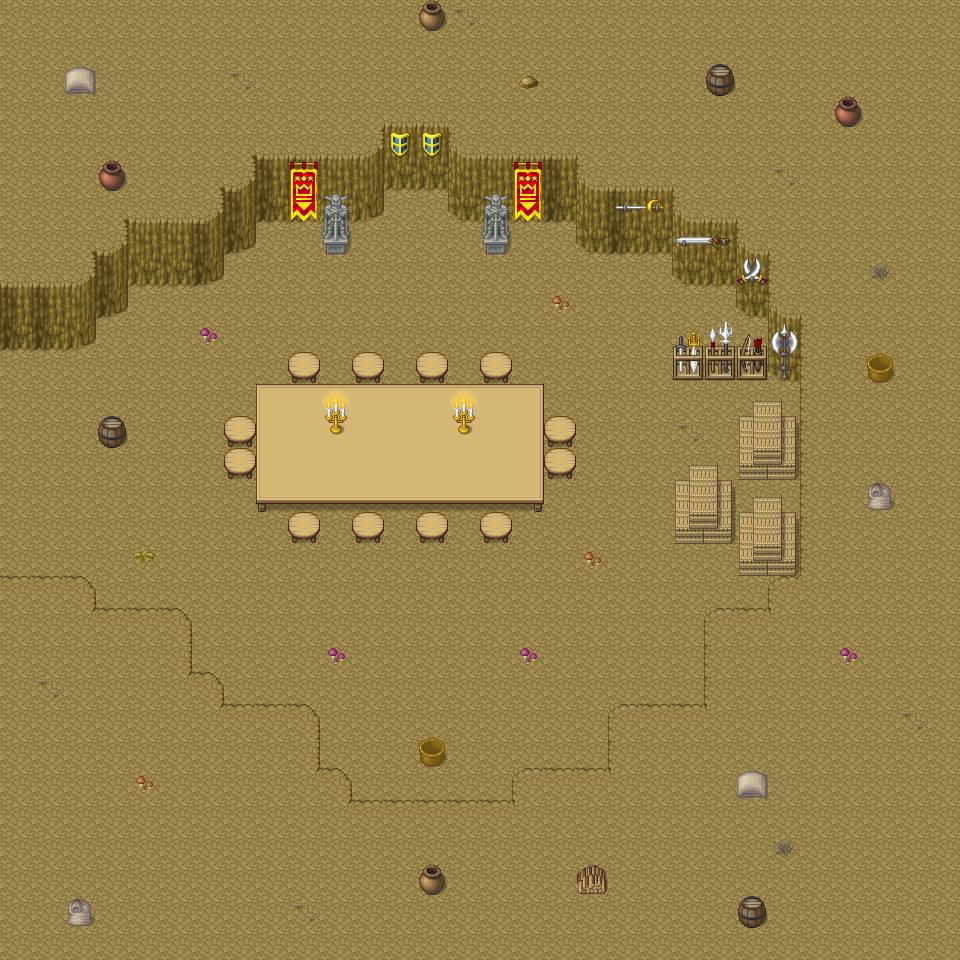

This is a level from a 2D game, rendered from its Tiled map with the project's own tilesets. A one-line summary and the map file follow, with tile-layer data summarised:
An orthogonal 30x30 tile map with 32x32 px tiles, 4 tile layers (Ground, Cliffs, Decor(bottom), Decor(top)) and 46 objects (42x wall, playerLeft, Teleport, Item, mob).

<map version="1.4" tiledversion="1.4.2" orientation="orthogonal" renderorder="right-down" width="30" height="30" tilewidth="32" tileheight="32" infinite="0" nextlayerid="6" nextobjectid="48">
 <properties>
  <property name="music" value="Overworld1.mp3" />
 </properties>
 <tileset firstgid="1" source="Base.tsx" />
 <layer id="1" name="Ground" width="30" height="30">
  <data>[900 cells, 900 non-empty, 1 distinct tile ids]</data>
 </layer>
 <layer id="2" name="Cliffs" width="30" height="30">
  <data>[900 cells, 136 non-empty, 23 distinct tile ids]</data>
 </layer>
 <layer id="3" name="Decor(bottom)" width="30" height="30">
  <data>[900 cells, 95 non-empty, 35 distinct tile ids]</data>
 </layer>
 <layer id="4" name="Decor(top)" width="30" height="30">
  <properties>
   <property name="top" type="int" value="0" />
  </properties>
  <data>[900 cells, 30 non-empty, 16 distinct tile ids]</data>
 </layer>
 <objectgroup id="5" name="Objects">
  <object id="1" name="wall" x="256" y="384" width="288" height="128" />
  <object id="3" name="wall" x="352" y="352" width="32" height="32" />
  <object id="4" name="wall" x="416" y="352" width="32" height="32" />
  <object id="5" name="wall" x="480" y="352" width="32" height="32" />
  <object id="6" name="wall" x="288" y="352" width="32" height="32" />
  <object id="7" name="wall" x="224" y="416" width="32" height="64" />
  <object id="8" name="wall" x="288" y="512" width="32" height="32" />
  <object id="9" name="wall" x="352" y="512" width="32" height="32" />
  <object id="10" name="wall" x="416" y="512" width="32" height="32" />
  <object id="11" name="wall" x="480" y="512" width="32" height="32" />
  <object id="12" name="wall" x="544" y="416" width="32" height="64" />
  <object id="13" name="wall" x="96" y="440" width="32" height="8" />
  <object id="14" name="wall" x="0" y="280" width="96" height="72" />
  <object id="15" name="wall" x="96" y="248" width="32" height="72" />
  <object id="16" name="wall" x="128" y="224" width="96" height="64" />
  <object id="17" name="wall" x="224" y="192" width="32" height="64" />
  <object id="18" name="wall" x="256" y="168" width="96" height="56" />
  <object id="19" name="wall" x="320" y="224" width="32" height="32" />
  <object id="20" name="wall" x="352" y="192" width="128" height="32" />
  <object id="21" name="wall" x="480" y="224" width="32" height="32" />
  <object id="22" name="wall" x="480" y="184" width="96" height="40" />
  <object id="23" name="wall" x="576" y="216" width="96" height="40" />
  <object id="24" name="wall" x="672" y="240" width="64" height="48" />
  <object id="25" name="wall" x="736" y="264" width="32" height="56" />
  <object id="26" name="wall" x="768" y="320" width="32" height="64" />
  <object id="27" name="wall" x="800" y="384" width="32" height="192" />
  <object id="28" name="wall" x="0" y="576" width="96" height="32" />
  <object id="29" name="wall" x="96" y="608" width="96" height="64" />
  <object id="30" name="wall" x="192" y="672" width="32" height="32" />
  <object id="31" name="wall" x="208" y="704" width="112" height="64" />
  <object id="32" name="wall" x="312" y="768" width="40" height="40" />
  <object id="33" name="wall" x="512" y="768" width="96" height="56" />
  <object id="34" name="wall" x="608" y="704" width="120" height="96" />
  <object id="35" name="wall" x="704" y="608" width="88" height="96" />
  <object id="36" name="wall" x="768" y="576" width="32" height="32" />
  <object id="37" name="wall" x="352" y="800" width="160" height="32" />
  <object id="38" name="wall" x="672" y="488" width="64" height="56" />
  <object id="39" name="wall" x="736" y="424" width="64" height="56" />
  <object id="40" name="wall" x="736" y="520" width="64" height="56" />
  <object id="41" name="wall" x="672" y="360" width="96" height="16">
   <properties>
    <property name="knockback" type="int" value="30" />
   </properties>
  </object>
  <object id="42" name="playerLeft" x="24" y="456" width="16" height="16" />
  <object id="43" name="Bridge.tmx" type="Teleport" x="-8" y="352" width="8" height="224">
   <properties>
    <property name="playerLocation" value="playerRight" />
   </properties>
  </object>
  <object id="44" name="Interact" type="Item" x="408" y="256" width="16" height="14.0909">
   <properties>
    <property name="item" value="sword" />
    <property name="sound" value="talk1.mp3,talk2.mp3,talk3.mp3,talk4.mp3,talk5.mp3" />
    <property name="text">Oh old friend I knew you would arrive sooner or later. It is in your nature to respond to someone in need. 
But as you know our kingdom is in danger of the skeleton king. But you cannot go yet, my most loyal subject, 
you need a weapon to defend yourself. 
I will give you the best sword in this castle, use it wisely with [SPACE].
I will also give you an amulet, allowing you to use the souls of monsters to live again at a certain point,
which you can activate with [F5], although you will be remade at the start of the area you entered
To accomplish this grand task you will need to make your way to the infested castle,
which I have been forced to leave as a result of the skeleton king’s invasion.
His army no doubt swarms the castle, and they have already built a great barricade.
I cannot think of any weapon that can break through such a wall, but I have heard of the magma boots, an ancient relic 
which the great giants of the west have kept for generations. 
However, the last western giant to have had possession of this relic has been captured and controlled.
To free him, you will need to defeat the skeleton king's minion, but although he might seem insignificant,
be very cautious, as he has the power of the western giant, which he will no doubt use against you 
I would advise you to head through the abandoned canyon west of your village,
where you shall find the remnant of the ancient Rifts which used to take us to lands far away, 
although they have fallen into disrepair during the last era. 
However, I do believe that this Rift might yet function well enough for another trip to the lands of the western giants.
 I wish you the best of luck, hero.</property>
   </properties>
  </object>
  <object id="45" name="King" type="mob" x="408" y="200" width="16" height="16">
   <properties>
    <property name="damage" type="int" value="0" />
    <property name="health" type="int" value="10000" />
    <property name="knockback" type="int" value="0" />
    <property name="speed" type="int" value="0" />
   </properties>
  </object>
  <object id="46" name="wall" x="377" y="192" width="76" height="53" />
  <object id="47" name="wall" x="424" y="752" width="16" height="16" />
 </objectgroup>
</map>
